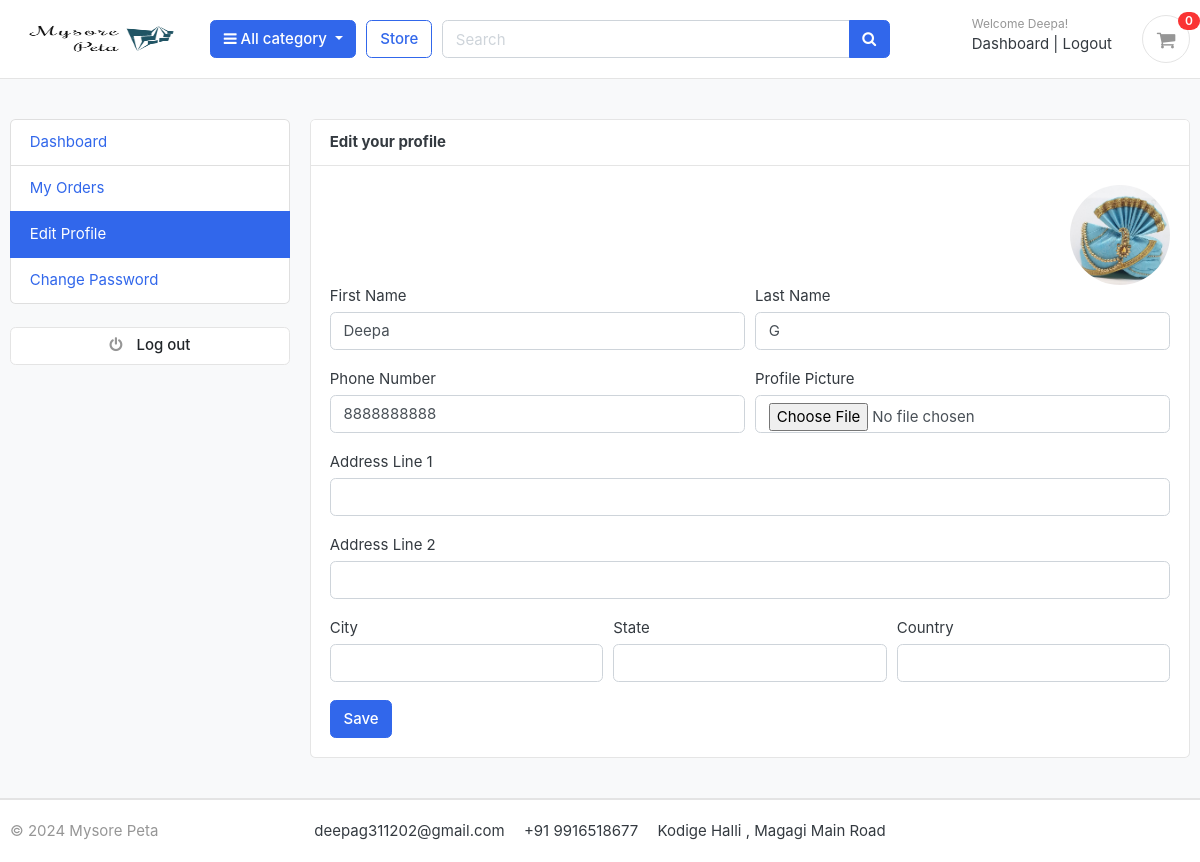
Screenshot of /accounts/edit_profile/ (signed in) with the database file from the repository.
### accounts/models.py (models this page shows, shortened)
class Account(AbstractBaseUser):
    first_name      = models.CharField(max_length=50)
    last_name       = models.CharField(max_length=50)
    username        = models.CharField(max_length=50, unique=True)
    email           = models.EmailField(max_length=100, unique=True)
    phone_number    = models.CharField(max_length=50)
    date_joined     = models.DateTimeField(auto_now_add=True)
    last_login      = models.DateTimeField(auto_now_add=True)
    is_admin        = models.BooleanField(default=False)
    is_staff        = models.BooleanField(default=False)
    is_active       = models.BooleanField(default=False)
    is_superadmin   = models.BooleanField(default=False)
    USERNAME_FIELD = 'email'
    REQUIRED_FIELDS = ['username', 'first_name', 'last_name']
    objects = MyAccountManager()

class UserProfile(models.Model):
    user = models.OneToOneField(Account, on_delete=models.CASCADE)
    address_line_1 = models.CharField(blank=True, max_length=100)
    address_line_2 = models.CharField(blank=True, max_length=100)
    profile_picture = models.ImageField(blank=True, upload_to='userprofile')
    city = models.CharField(blank=True, max_length=20)
    state = models.CharField(blank=True, max_length=20)
    country = models.CharField(blank=True, max_length=20)

### accounts/views.py (the view)
# urls.py: path('edit_profile/', views.edit_profile, name='edit_profile'),
@login_required(login_url='login')
def edit_profile(request):
    userprofile = get_object_or_404(UserProfile, user=request.user)
    if request.method == 'POST':
        user_form = UserForm(request.POST, instance=request.user)
        profile_form = UserProfileForm(request.POST, request.FILES, instance=userprofile)
        if user_form.is_valid() and profile_form.is_valid():
            user_form.save()
            profile_form.save()
            messages.success(request, 'Your profile has been updated.')
            return redirect('edit_profile')
    else:
        user_form = UserForm(instance=request.user)
        profile_form = UserProfileForm(instance=userprofile)
    context = {
        'user_form': user_form,
        'profile_form': profile_form,
        'userprofile': userprofile,
    }
    return render(request, 'edit_profile.html', context)

### accounts/forms.py
class UserForm(forms.ModelForm):
    class Meta:
        model = Account
        fields = ('first_name', 'last_name', 'phone_number')
    def __init__(self, *args, **kwargs):
        super(UserForm, self).__init__(*args, **kwargs)
        for field in self.fields:
            self.fields[field].widget.attrs['class'] = 'form-control'

class UserProfileForm(forms.ModelForm):
    profile_picture = forms.ImageField(required=False, error_messages = {'invalid':("Image files only")}, widget=forms.FileInput)
    class Meta:
        model = UserProfile
        fields = ('address_line_1', 'address_line_2', 'city', 'state', 'country', 'profile_picture')
    def __init__(self, *args, **kwargs):
        super(UserProfileForm, self).__init__(*args, **kwargs)
        for field in self.fields:
            self.fields[field].widget.attrs['class'] = 'form-control'

### cart/context.py (called while the page is built)
def counter(request):
    cart_count = 0
    if 'admin' in request.path:
        return {}
    else:
        try:
            cart = Cart.objects.filter(cart_id=_cart_id(request))
            if request.user.is_authenticated:
                cart_items = CartItem.objects.all().filter(user=request.user)
            else:
                cart_items = CartItem.objects.all().filter(cart=cart[:1])
            for cart_item in cart_items:
                cart_count += cart_item.quantity
        except Cart.DoesNotExist:
            cart_count = 0
    return dict(cart_count=cart_count)

### cart/views.py (called while the page is built)
def _cart_id(request):
    cart = request.session.session_key
    if not cart:
        cart = request.session.create()
    return cart

### category/context.py (called while the page is built)
def menu_links(request):
    links = Category.objects.all()
    return dict(links=links)

### category/models.py (called while the page is built)
    def get_url(self):
            return reverse('products_by_category', args=[self.slug])

### template/edit_profile.html (shortened to what this page needs)
{% extends 'base.html' %}
{% block content %}
<section class="section-conten padding-y bg">
<div class="container">
	<div class="row">
	{% include 'dashboard_sidebar.html' %}
	<main class="col-md-9">
		<article class="card">
		<header class="card-header">
			<strong class="d-inline-block mr-3">Edit your profile</strong>
		</header>
		<div class="card-body">
			<div class="text-right">
				<img src="{{userprofile.profile_picture.url}}" alt="Profile Picture" width="100" style="border-radius:50px;">
			</div>
			<div class="row">
			<div class="col-md-12">
				<form action= "{% url 'edit_profile' %}" method="POST" enctype="multipart/form-data">
					<div class="form-row">
						<div class="form-group col-md-6">
							<label>First Name</label>
							{{user_form.first_name}}
						</div>
						<div class="form-group col-md-6">
							<label>Last Name</label>
							{{user_form.last_name}}
						</div>
					</div>
					<div class="form-row">
						<div class="form-group col-md-6">
							<label>Phone Number</label>
							{{user_form.phone_number}}
						</div>
						<div class="form-group col-md-6">
							<label>Profile Picture</label>
							{{profile_form.profile_picture}}
						</div>
					</div>
					<div class="form-group">
						<label>Address Line 1</label>
						{{profile_form.address_line_1}}
					</div>
					<div class="form-group">
						<label>Address Line 2</label>
						{{profile_form.address_line_2}}
					</div>
					<div class="form-row">
						<div class="form-group col-md-4">
							<label>City</label>
							{{profile_form.city}}
						</div>
						<div class="form-group col-md-4">
							<label>State</label>
							{{profile_form.state}}
						</div>
						<div class="form-group col-md-4">
							<label>Country</label>
							{{profile_form.country}}
						</div>
					</div>
					<input type="submit" value="Save" class="btn btn-primary">
				</form>
			</div>
			</div>
		</div>
		</article>
	</main>
</div>
</div>
</section>
{% endblock %}

### template/navbar.html (shortened to what this page needs)
{% load static %}
<header class="section-header">
<section class="header-main border-bottom">
  <div class="container">
<div class="row align-items-center">
  <div class="col-lg-2 col-md-3 col-6">
    <a href="{% url 'index' %}" class="brand-wrap">
      <img class="logo" src="{% static './images/logo1.png' %}" alt=" " width="180" height="450">
    </a>
  </div>
  <div class="col-lg col-sm col-md col-6 flex-grow-0">
    <div class="category-wrap dropdown d-inline-block float-right">
      <button type="button" class="btn btn-primary dropdown-toggle" data-toggle="dropdown">
        <i class="fa fa-bars"></i> All category
      </button>
    </div>
  </div>
  <a href="{% url 'store' %}" class="btn btn-outline-primary">Store</a>
  <div class="col-lg  col-md-6 col-sm-12 col">
    <form action="{% url 'search' %}" class="search" method='GET'>
      <div class="input-group w-100">
          <input type="text" class="form-control" style="width:60%;" placeholder="Search" name="keyword" required>
          <div class="input-group-append">
            <button class="btn btn-primary" type="submit">
              <i class="fa fa-search"></i>
            </button>
          </div>
        </div>
    </form>
  </div>
  <div class="col-lg-3 col-sm-6 col-8 order-2 order-lg-3">
        <div class="d-flex justify-content-end mb-3 mb-lg-0">
          {% if user.id is None %}
          <div class="widget-header">
            <small class="title text-muted">Welcome guest!</small>
            <div>
              <a href="{% url 'login' %}">Sign in</a> <span class="dark-transp"> | </span>
              <a href="{% url 'register' %}"> Register</a>
            </div>
          </div>
          {% else %}
          <div class="widget-header">
            <small class="title text-muted">Welcome {{user.first_name}}!</small>
            <div>
              <a href="{% url 'dashboard' %}">Dashboard</a> <span class="dark-transp"> | </span>
              <a href="{% url 'logout' %}"> Logout</a>
            </div>
          </div>
          {% endif %}
          <a href="{% url 'cart' %}" class="widget-header pl-3 ml-3">
            <div class="icon icon-sm rounded-circle border"><i class="fa fa-shopping-cart"></i></div>
            <span class="badge badge-pill badge-danger notify">{{cart_count}}</span>
          </a>
        </div>
      </div>
</div>
  </div>
</section>
</header>

### static/css/ui.css (style rules this page uses)
html { font-family: "Inter", sans-serif; font-size: 15px; }
.icon-xs, .icon-sm, .icon-md, .icon-lg { display: inline-block; text-align: center; flex-shrink: 0; flex-grow: 0; }
.icon-sm { width: 48px; height: 48px; line-height: 48px !important; font-size: 20px; }
.padding-y { padding-top: 40px; padding-bottom: 40px; }
article:after, .form-group:after { display: block; clear: both; content: ""; }
.bg { background-color: #f8f9fa; }
.header-main { position: relative; padding-top: 1rem; padding-bottom: 1rem; }
.brand-wrap .logo, .navbar-brand .logo { margin-right: 7px; max-height: 42px; display: inline-block; }
.widget-header { display: inline-block; vertical-align: middle; position: relative; }
.widget-header a { color: #343a40; }
.widget-header i { color: #969696; }
.widget-header .title { display: block; }
.widget-header .notify { position: absolute; top: -3px; right: -10px; }
.notify { position: absolute; top: -4px; right: -10px; display: inline-block; padding: 0.25em 0.6em; font-size: 12px; line-height: 1; text-align: center; border-radius: 3rem; color: #fff; background-color: #fa3434; }

### rows the page displays
Account: first_name "Deepa", last_name "G", phone_number "8888888888"
UserProfile: profile_picture (picture)

### other values shown
{{ cart_count }} "0"
